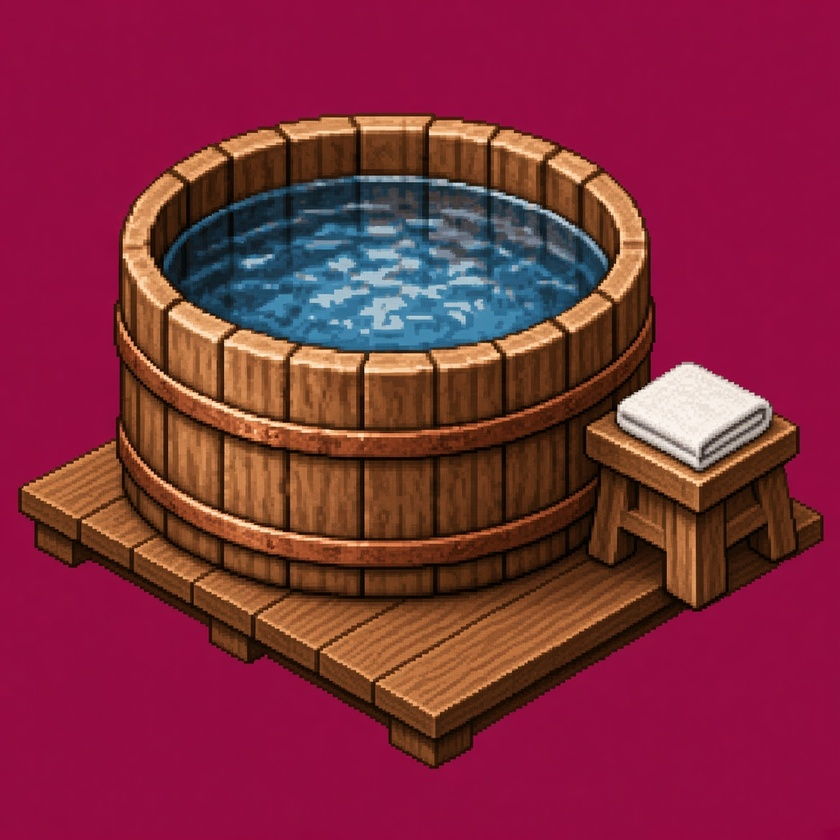
#> input picture tools/gen/hinoki_lv2.jpg, 840 x 840 px, shrunk from 1024 x 1024 before the run, given in place of hinoki_lv2.jpg_lv1.png, which was not available
$ python water.py gen/hinoki_lv2.jpg
#> lines starting #> are read from the running program, lines starting #| are printed output that depends on the picture; after the words box and inside, x2 and y2 are one past the last pixel; in counts of white or black regions, pixels touching at a corner belong together; pictures that were not available may be replaced by others from this repository, and a replacement may not be noted
# 탕 스프라이트에서 수면 영역을 찾아 assets/water.json 생성 (정규화 좌표)
import json,sys,colorsys
from PIL import Image
import numpy as np
out={}
def detect(path,milky):
#> called with path = 'gen/hinoki_lv2.jpg_lv1.png', milky = False
    a=np.asarray(Image.open(path).convert('RGBA')).astype(float)/255
    r,g,b,al=a[...,0],a[...,1],a[...,2],a[...,3]
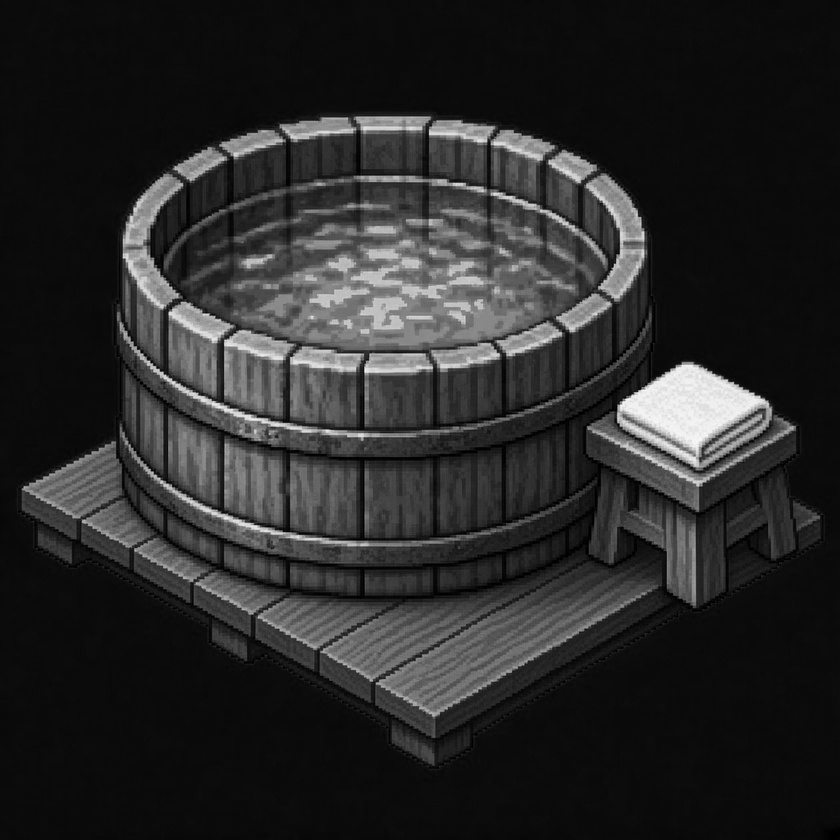
#> g: shape (840, 840) float64; min 0, max 0.98, mean 0.162
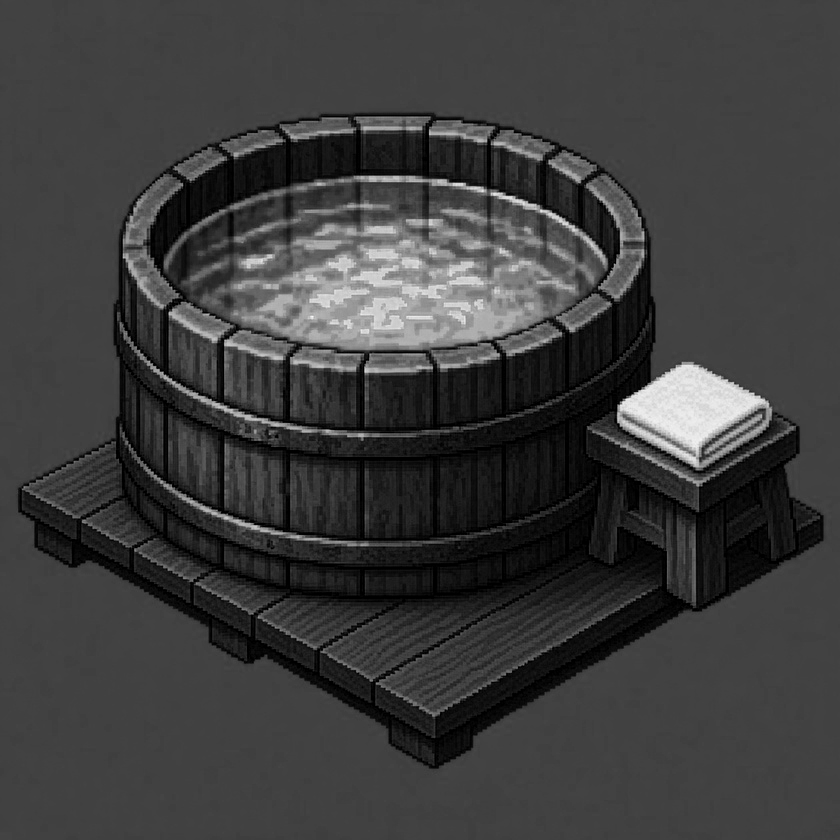
#> b: shape (840, 840) float64; min 0, max 0.976, mean 0.24
#> al: shape (840, 840) float64; every value is 1
    mx=np.max(a[...,:3],-1);mn=np.min(a[...,:3],-1);sat=(mx-mn)/(mx+1e-6)
#> after `mx = np.max(a[..., :3], -1)`:
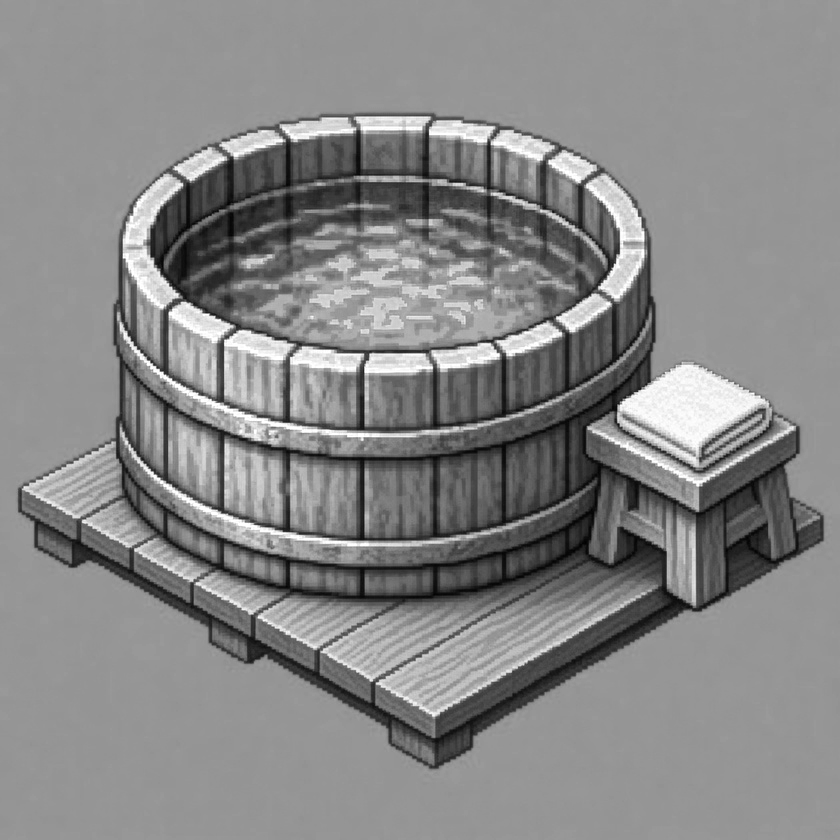
#> mx: shape (840, 840) float64; min 0.00392, max 1, mean 0.53
#> after `mn = np.min(a[..., :3], -1)`:
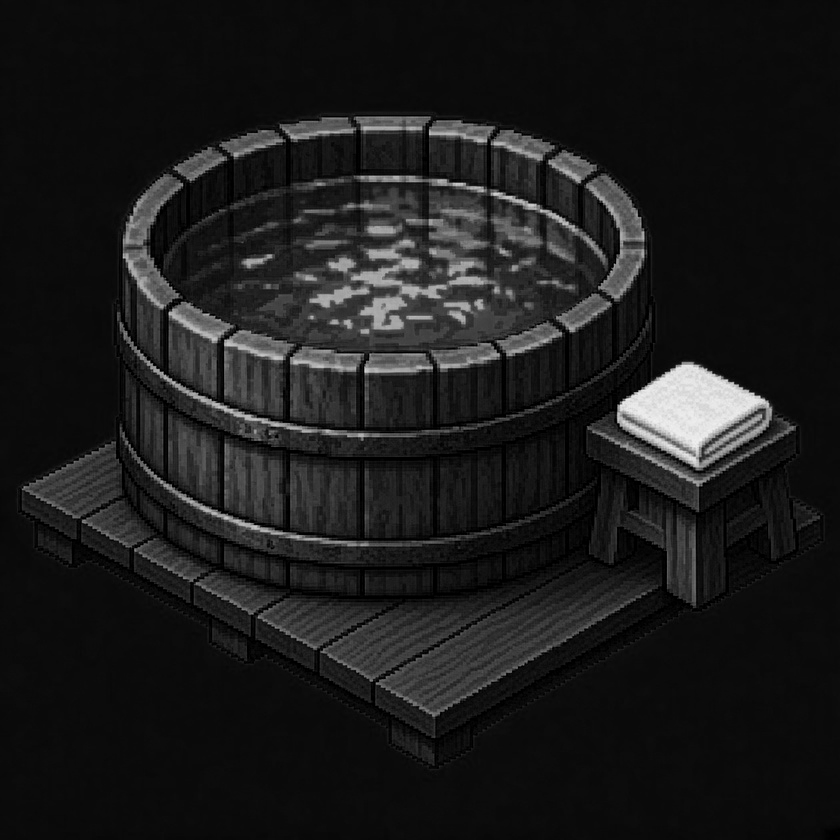
#> mn: shape (840, 840) float64; min 0, max 0.949, mean 0.107
#> after `sat = (mx - mn) / (mx + 1e-06)`:
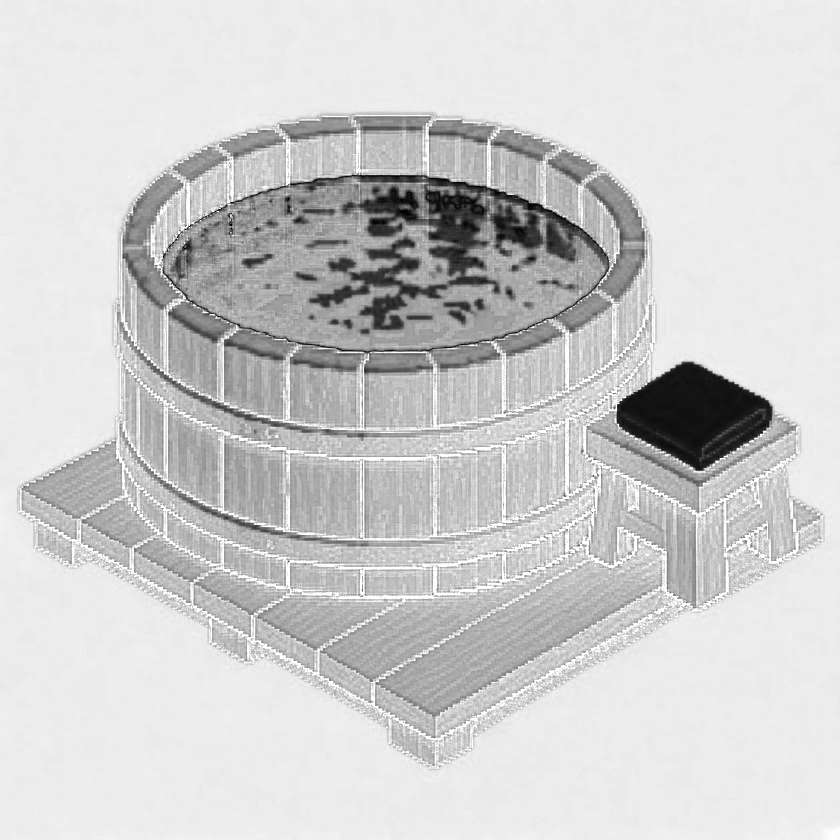
#> sat: shape (840, 840) float64; min 0, max 1, mean 0.808
    if milky: m=(al>0.9)&(mn>0.78)&(sat<0.12)
    else: m=(al>0.9)&(b>r+0.08)&(g>r+0.04)&(sat>0.25)
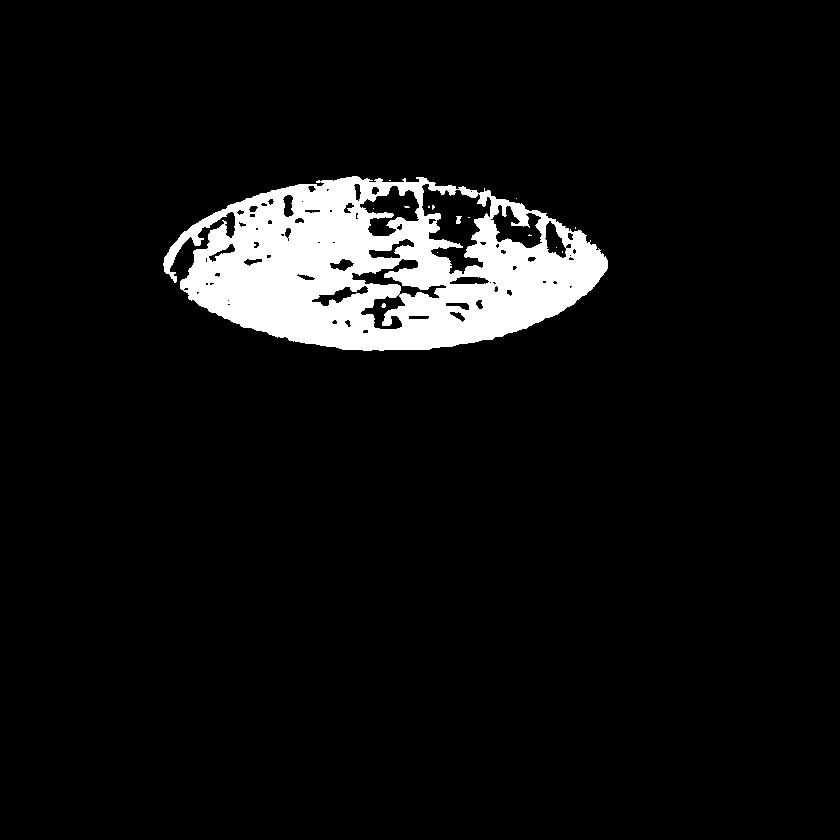
#> m: shape (840, 840) bool; 6.5% white; 15 white regions (13 under 20 px), largest, box (x1, y1, x2, y2) and area: (163, 176, 608, 351) 45514, (456, 216, 462, 224) 35
    H,W=m.shape
#> H = 840; W = 840
    # 가장 큰 덩어리 근사: 행/열 밀도 기반 트림
    ys,xs=np.nonzero(m)
    if len(xs)<30: return None
    x0,x1=np.percentile(xs,[3,97]);y0,y1=np.percentile(ys,[3,97])
#> after `x0, x1 = np.percentile(xs, [3, 97])`: x0 = 201; x1 = 576
#> after `y0, y1 = np.percentile(ys, [3, 97])`: y0 = 190; y1 = 340
    return dict(cx=(x0+x1)/2/W,cy=(y0+y1)/2/H,rx=(x1-x0)/2/W,ry=(y1-y0)/2/H,n=int(len(xs)))
for k in sys.argv[1:]:
    for l in [1,2,3,4,5]:
      for sf in ['','_b']:
        p=f'{k}_lv{l}{sf}.png'
        try: d=detect(p,k=='milky')
#> d = {'cx': 0.463, 'cy': 0.315, 'rx': 0.223, 'ry': 0.0893, 'n': 45609}
        except FileNotFoundError: continue
        if d: out[f'{k}_lv{l}{sf}']={q:round(v,4) if isinstance(v,float) else v for q,v in d.items()}
OVR={'hinoki_lv5':dict(cx=0.27,cy=0.635,rx=0.15,ry=0.055)}
for k,v in OVR.items():
    if k in out or k.split('_')[0] in sys.argv: out[k]=v
#> this loop made 1 pass
#> (k, v) on pass 1: ('hinoki_lv5', {'cx': 0.27, 'cy': 0.635, 'rx': 0.15, 'ry': 0.055})
#> after the loop, out = 3 items
for k in list(out):
    if k.startswith('sauna'): del out[k]
#> this loop made 3 passes
#> k on passes 1 to 3: 'gen/hinoki_lv2.jpg_lv1', 'gen/hinoki_lv2.jpg_lv1_b', 'gen/hinoki_lv2.jpg_lv2'
open('water.js','w').write('// tools/water.py 로 생성: 탕 스프라이트의 수면 영역(정규화)\nwindow.WATER='+json.dumps(out)+';\n')
print(out.keys())
#| dict_keys(['gen/hinoki_lv2.jpg_lv1', 'gen/hinoki_lv2.jpg_lv1_b', 'gen/hinoki_lv2.jpg_lv2'])

$ run again, on tools/gen/hinoki_lv4.jpg
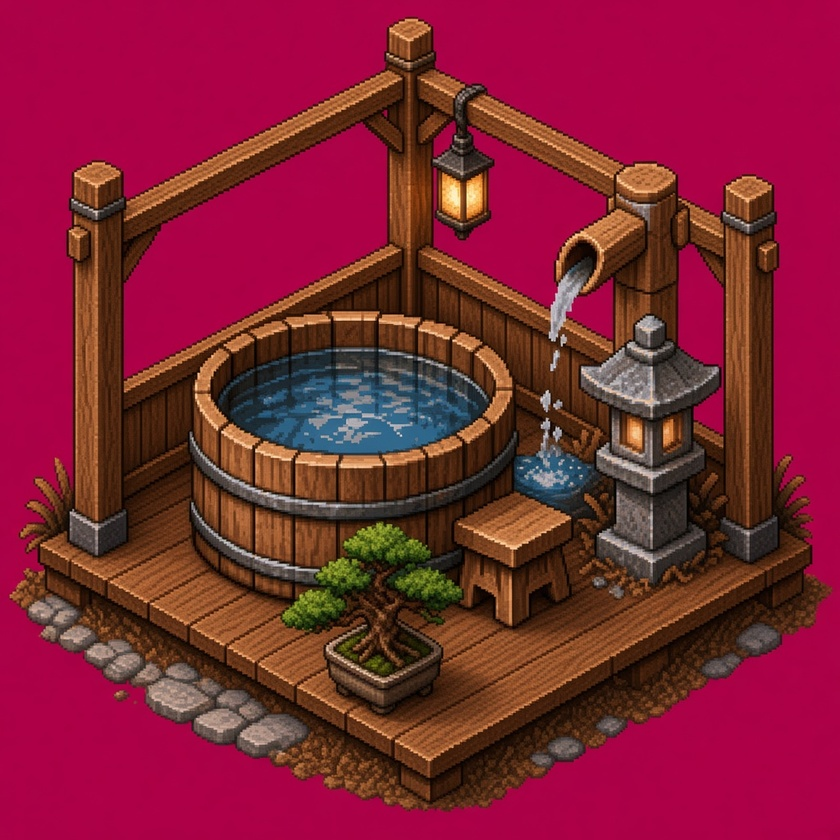
#> input picture tools/gen/hinoki_lv4.jpg, 840 x 840 px, shrunk from 1024 x 1024 before the run, given in place of hinoki_lv4.jpg_lv1.png, which was not available
#> al: shape (840, 840) float64; every value is 1
#> in detect, `sat = (mx - mn) / (mx + 1e-06)`:
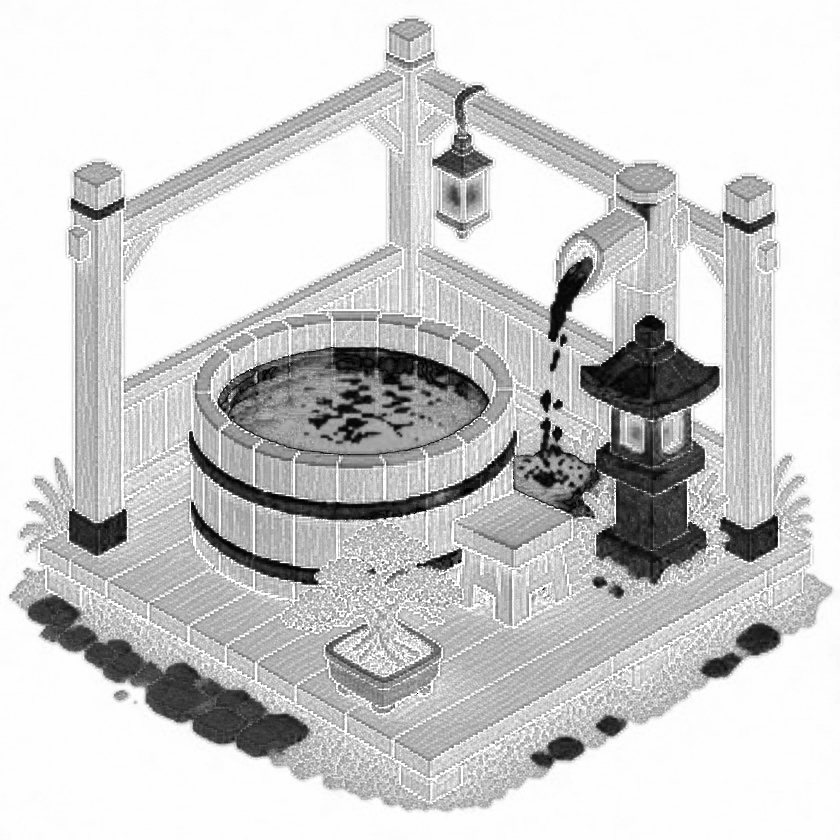
#> sat: shape (840, 840) float64; min 0, max 1, mean 0.81
#> in detect, `else: m=(al>0.9)&(b>r+0.08)&(g>r+0.04)&(sat>0.25)`:
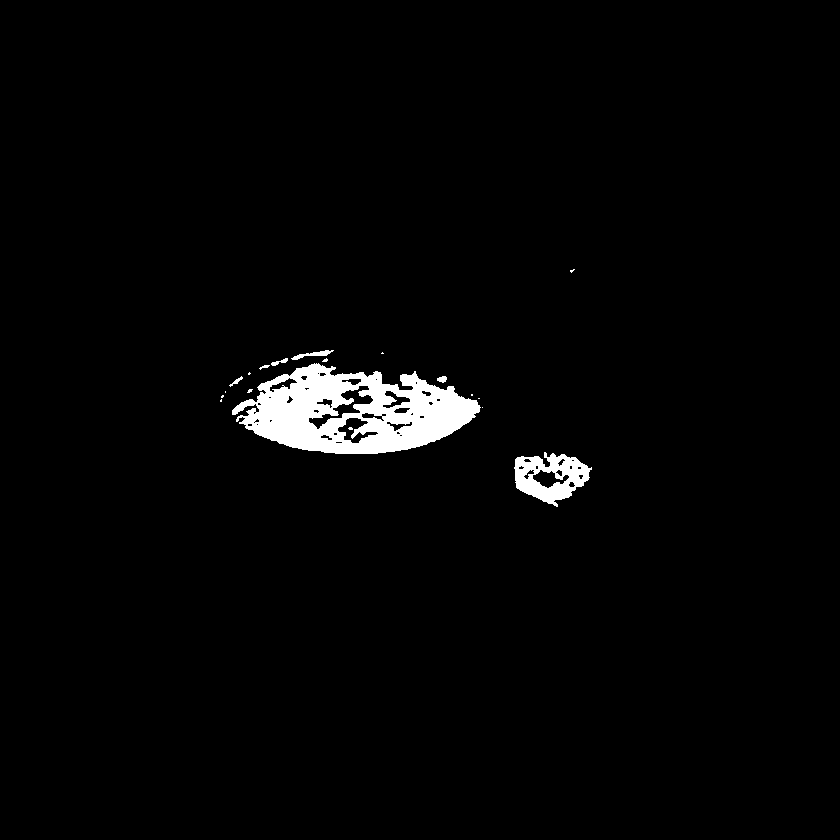
#> m: shape (840, 840) bool; 2.2% white; 19 white regions (12 under 20 px), largest, box (x1, y1, x2, y2) and area: (232, 363, 481, 454) 13156, (514, 452, 592, 507) 2280, (291, 350, 334, 360) 155
#> ys = 15850 values from 269 to 506; xs = 15850 values, max 591 at index 14256, min 220 at index 4436, mean 381.3
#> x0 = 255; x1 = 569
#> y0 = 371; y1 = 489
#> d = {'cx': 0.49, 'cy': 0.512, 'rx': 0.187, 'ry': 0.0702, 'n': 15850}
#> the loop `for k,v in OVR.items():` made 1 pass
#> (k, v) on pass 1: ('hinoki_lv5', {'cx': 0.27, 'cy': 0.635, 'rx': 0.15, 'ry': 0.055})
#> after the loop `for k,v in OVR.items():`: out = 2 items
#> the loop `for k in list(out):` made 2 passes
#> k on passes 1 to 2: 'gen/hinoki_lv4.jpg_lv1', 'gen/hinoki_lv4.jpg_lv1_b'
#| dict_keys(['gen/hinoki_lv4.jpg_lv1', 'gen/hinoki_lv4.jpg_lv1_b'])
